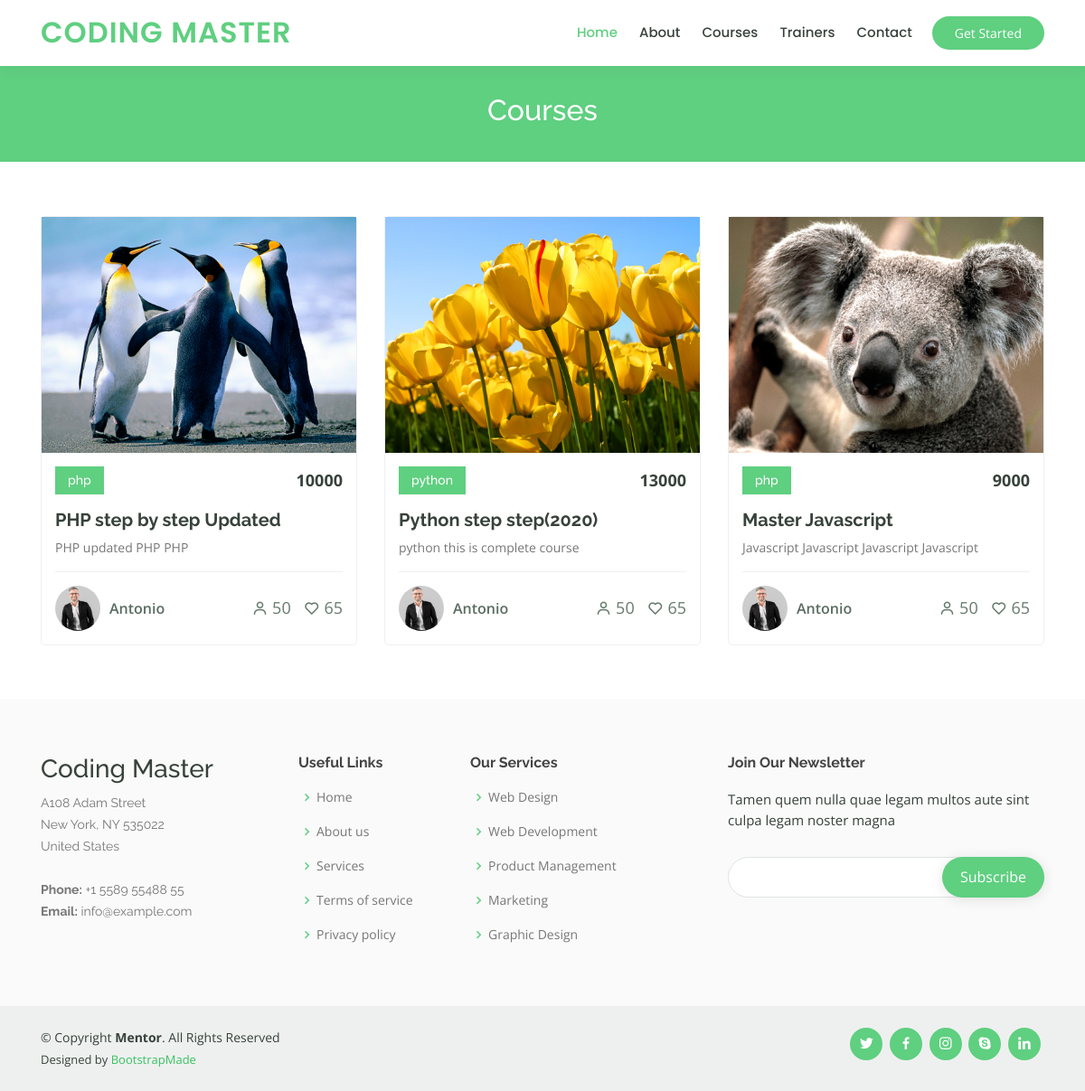
/courses_detail.php, run on the app's committed database.
### tables this page shows
CREATE TABLE `courses` (
  `id` int(11) NOT NULL,
  `course_name` varchar(250) NOT NULL,
  `description` text NOT NULL,
  `course_fee` int(11) NOT NULL,
  `course_image` varchar(250) NOT NULL,
  `trainer_id` int(11) NOT NULL
);

CREATE TABLE `trainers` (
  `id` int(11) NOT NULL,
  `name` varchar(200) NOT NULL,
  `about_trainer` text NOT NULL,
  `course_id` int(11) NOT NULL,
  `tainer_image` varchar(200) NOT NULL,
  `domain` varchar(100) NOT NULL
);

### admin/DB.php (called while the page is built, shortened)
<?php
class DB {
    private $password;
    private $databasename;
    private $server;
    private $connection;
    function __construct(){
        $this->username = 'root';
        $this->password = '';
        $this->databasename = 'coding_master';
        $this->server = 'localhost';
    }
    function connect(){
        $this->connection = mysqli_connect($this->server, $this->username, $this->password, $this->databasename);
    }
    function get_courses(){
        $sql = "SELECT a.id, a.course_name, a.course_fee, a.description, a.course_image, b.name, b.domain FROM courses a
         LEFT JOIN trainers b ON a.trainer_id = b.id";
        $result = mysqli_query($this->connection, $sql);
        if($result == true){
            $data=[];
            while($row = mysqli_fetch_assoc($result)){
                $data[] = $row;
            }
        }
        return $data;
    }
}
$db_object = new DB();
?>

### courses_detail.php (the view)
<?php
    require("header.php");
    require("admin/DB.php");
    $course_details = $db_object->get_courses();
?>
<div class="breadcrumbs">
      <div class="container">
        <h2>Courses</h2>
     </div>
    </div>
     <section id="courses" class="courses">
      <div class="container" data-aos="fade-up">
        <div class="row" data-aos="zoom-in" data-aos-delay="100">
          <?php foreach($course_details as $oneCourse):?>
            <div class="col-lg-4 col-md-6 d-flex align-items-stretch">
              <div class="course-item">
                <img src="admin/images/<?=$oneCourse['course_image']?>" class="img-fluid" alt="...">
                <div class="course-content">
                  <div class="d-flex justify-content-between align-items-center mb-3">
                    <h4><?=$oneCourse['domain']?></h4>
                    <p class="price"><?=$oneCourse['course_fee']?></p>
                  </div>
                  <h3><a href="course-details.html"><?=$oneCourse['course_name']?></a></h3>
                  <p><?php echo substr(trim($oneCourse['description']),0,150) ?></p>
                  <div class="trainer d-flex justify-content-between align-items-center">
                    <div class="trainer-profile d-flex align-items-center">
                      <img src="assets/img/trainers/trainer-1.jpg" class="img-fluid" alt="">
                      <span>Antonio</span>
                    </div>
                    <div class="trainer-rank d-flex align-items-center">
                      <i class="bx bx-user"></i>&nbsp;50
                      &nbsp;&nbsp;
                      <i class="bx bx-heart"></i>&nbsp;65
                    </div>
                  </div>
                </div>
              </div>
            </div>
          <?php endforeach; ?>
        </div>
      </div>
    </section>
    <?php require("footer.php"); ?>

### header.php (shortened to what this page needs)
<!DOCTYPE html>
<html lang="en">
<head>
  <link href="assets/vendor/bootstrap/css/bootstrap.min.css" rel="stylesheet">
  <link href="assets/vendor/icofont/icofont.min.css" rel="stylesheet">
  <link href="assets/vendor/boxicons/css/boxicons.min.css" rel="stylesheet">
  <link href="assets/vendor/remixicon/remixicon.css" rel="stylesheet">
  <link href="assets/vendor/owl.carousel/assets/owl.carousel.min.css" rel="stylesheet">
  <link href="assets/vendor/animate.css/animate.min.css" rel="stylesheet">
  <link href="assets/vendor/aos/aos.css" rel="stylesheet">
  <link href="assets/css/style.css" rel="stylesheet">
</head>
<body>
  <header id="header" class="fixed-top">
    <div class="container d-flex align-items-center">
      <h1 class="logo mr-auto"><a href="index.html">Coding Master</a></h1>
      <nav class="nav-menu d-none d-lg-block">
        <ul>
          <li class="active"><a href="index.php">Home</a></li>
          <li><a href="about_detail.php">About</a></li>
          <li><a href="courses_detail.php">Courses</a></li>
          <li><a href="trainers_detail.php">Trainers</a></li>
          <li><a href="contact.php">Contact</a></li>
        </ul>
      </nav>
      <a href="courses.php" class="get-started-btn">Get Started</a>
    </div>
  </header>
  <main id="main">

### footer.php (shortened to what this page needs)
</main>
  <footer id="footer">
    <div class="footer-top">
      <div class="container">
        <div class="row">
          <div class="col-lg-3 col-md-6 footer-contact">
            <h3>Coding Master</h3>
            <p>
              A108 Adam Street <br>
              New York, NY 535022<br>
              United States <br><br>
              <strong>Phone:</strong> +1 5589 55488 55<br>
              <strong>Email:</strong> info@example.com<br>
            </p>
          </div>
          <div class="col-lg-2 col-md-6 footer-links">
            <h4>Useful Links</h4>
            <ul>
              <li><i class="bx bx-chevron-right"></i> <a href="#">Home</a></li>
              <li><i class="bx bx-chevron-right"></i> <a href="#">About us</a></li>
              <li><i class="bx bx-chevron-right"></i> <a href="#">Services</a></li>
              <li><i class="bx bx-chevron-right"></i> <a href="#">Terms of service</a></li>
              <li><i class="bx bx-chevron-right"></i> <a href="#">Privacy policy</a></li>
            </ul>
          </div>
          <div class="col-lg-3 col-md-6 footer-links">
            <h4>Our Services</h4>
            <ul>
              <li><i class="bx bx-chevron-right"></i> <a href="#">Web Design</a></li>
              <li><i class="bx bx-chevron-right"></i> <a href="#">Web Development</a></li>
              <li><i class="bx bx-chevron-right"></i> <a href="#">Product Management</a></li>
              <li><i class="bx bx-chevron-right"></i> <a href="#">Marketing</a></li>
              <li><i class="bx bx-chevron-right"></i> <a href="#">Graphic Design</a></li>
            </ul>
          </div>
          <div class="col-lg-4 col-md-6 footer-newsletter">
            <h4>Join Our Newsletter</h4>
            <p>Tamen quem nulla quae legam multos aute sint culpa legam noster magna</p>
            <form action="" method="post">
              <input type="email" name="email"><input type="submit" value="Subscribe">
            </form>
          </div>
        </div>
      </div>
    </div>
    <div class="container d-md-flex py-4">
      <div class="mr-md-auto text-center text-md-left">
        <div class="copyright">
          &copy; Copyright <strong><span>Mentor</span></strong>. All Rights Reserved
        </div>
        <div class="credits">
          Designed by <a href="https://bootstrapmade.com/">BootstrapMade</a>
        </div>
      </div>
      <div class="social-links text-center text-md-right pt-3 pt-md-0">
        <a href="#" class="twitter"><i class="bx bxl-twitter"></i></a>
        <a href="#" class="facebook"><i class="bx bxl-facebook"></i></a>
        <a href="#" class="instagram"><i class="bx bxl-instagram"></i></a>
        <a href="#" class="google-plus"><i class="bx bxl-skype"></i></a>
        <a href="#" class="linkedin"><i class="bx bxl-linkedin"></i></a>
      </div>
    </div>
  </footer>
</body>
</html>

### data on the page
courses: course_image (picture), trainer.domain "php", course_fee "10000", course_name "PHP step by step Updated", description "PHP updated PHP PHP"
courses: course_image (picture), trainer.domain "python", course_fee "13000", course_name "Python step step(2020)", description "python this is complete course"
courses: course_image (picture), trainer.domain "php", course_fee "9000", course_name "Master Javascript", description "Javascript Javascript Javascript Javascript"
